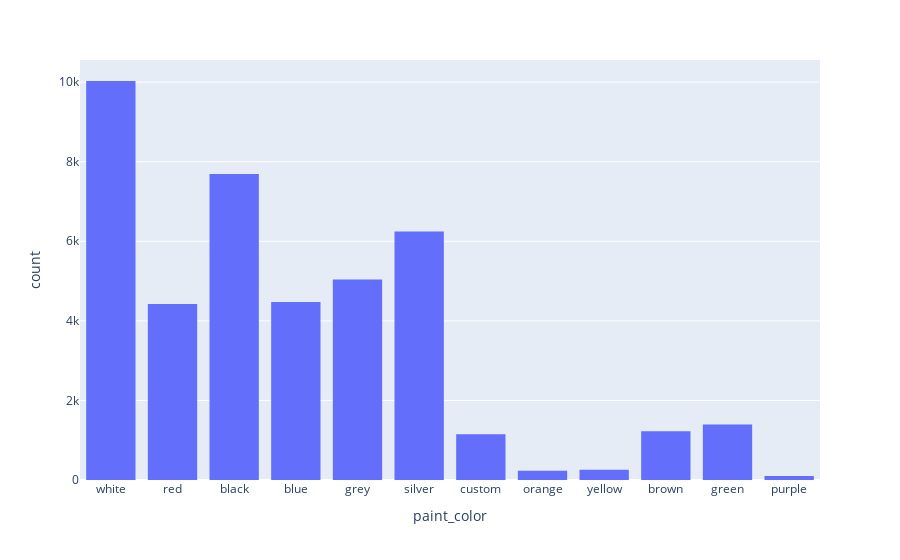

The notebook cell saved with this chart:
### Code cell
fig = px.histogram(car_data, x= 'paint_color') # Probar primer gráfico


fig.show()

### Figure 1 — Plotly figure (JSON) as saved in the notebook; plotly's stock layout.template omitted (floating-point values rounded to 4 significant figures; data arrays with more than 128 entries replaced by an {"elided": "..."} marker saying what was removed)
{"data": [{"alignmentgroup": "True", "bingroup": "x", "hovertemplate": "paint_color=%{x}<br>count=%{y}<extra></extra>", "legendgroup": "", "marker": {"color": "#636efa", "pattern": {"shape": ""}}, "name": "", "offsetgroup": "", "orientation": "v", "showlegend": false, "type": "histogram", "x": {"elided": "51525 str values"}, "xaxis": "x", "yaxis": "y"}], "layout": {"barmode": "relative", "legend": {"tracegroupgap": 0}, "margin": {"t": 60}, "xaxis": {"anchor": "y", "domain": [0, 1], "title": {"text": "paint_color"}}, "yaxis": {"anchor": "x", "domain": [0, 1], "title": {"text": "count"}}}}
